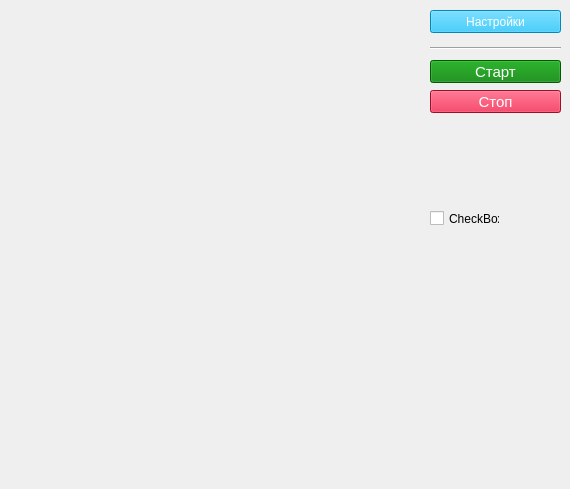
<?xml version="1.0" encoding="UTF-8"?>
<ui version="4.0">
 <class>MainWindow</class>
 <widget class="QMainWindow" name="MainWindow">
  <property name="geometry">
   <rect>
    <x>0</x>
    <y>0</y>
    <width>570</width>
    <height>489</height>
   </rect>
  </property>
  <property name="windowTitle">
   <string>Protein Folding</string>
  </property>
  <widget class="QWidget" name="centralwidget">
   <widget class="QPushButton" name="settingsButton">
    <property name="geometry">
     <rect>
      <x>430</x>
      <y>10</y>
      <width>131</width>
      <height>23</height>
     </rect>
    </property>
    <property name="styleSheet">
     <string notr="true">color:white;background-color:#00BFFF;font-size:12px</string>
    </property>
    <property name="text">
     <string>Настройки</string>
    </property>
   </widget>
   <widget class="Line" name="line">
    <property name="geometry">
     <rect>
      <x>430</x>
      <y>40</y>
      <width>131</width>
      <height>16</height>
     </rect>
    </property>
    <property name="orientation">
     <enum>Qt::Horizontal</enum>
    </property>
   </widget>
   <widget class="QPushButton" name="startButton">
    <property name="geometry">
     <rect>
      <x>430</x>
      <y>60</y>
      <width>131</width>
      <height>23</height>
     </rect>
    </property>
    <property name="styleSheet">
     <string notr="true">color:white;background-color:green;font-size:15px</string>
    </property>
    <property name="text">
     <string>Старт</string>
    </property>
   </widget>
   <widget class="QPushButton" name="stopButton">
    <property name="geometry">
     <rect>
      <x>430</x>
      <y>90</y>
      <width>131</width>
      <height>23</height>
     </rect>
    </property>
    <property name="styleSheet">
     <string notr="true">color:white;background-color:#DC143C;font-size:15px</string>
    </property>
    <property name="text">
     <string>Стоп</string>
    </property>
   </widget>
   <widget class="QWidget" name="widget" native="true">
    <property name="geometry">
     <rect>
      <x>0</x>
      <y>0</y>
      <width>421</width>
      <height>491</height>
     </rect>
    </property>
   </widget>
   <widget class="QLabel" name="error">
    <property name="geometry">
     <rect>
      <x>430</x>
      <y>120</y>
      <width>47</width>
      <height>13</height>
     </rect>
    </property>
    <property name="text">
     <string/>
    </property>
   </widget>
   <widget class="QLabel" name="countConvolution">
    <property name="geometry">
     <rect>
      <x>430</x>
      <y>140</y>
      <width>47</width>
      <height>13</height>
     </rect>
    </property>
    <property name="text">
     <string/>
    </property>
   </widget>
   <widget class="QLabel" name="rating">
    <property name="geometry">
     <rect>
      <x>430</x>
      <y>160</y>
      <width>47</width>
      <height>13</height>
     </rect>
    </property>
    <property name="text">
     <string/>
    </property>
    <property name="scaledContents">
     <bool>true</bool>
    </property>
   </widget>
   <widget class="QLabel" name="bestTime">
    <property name="geometry">
     <rect>
      <x>430</x>
      <y>180</y>
      <width>47</width>
      <height>13</height>
     </rect>
    </property>
    <property name="text">
     <string/>
    </property>
    <property name="scaledContents">
     <bool>true</bool>
    </property>
   </widget>
   <widget class="QCheckBox" name="onlyBetter">
    <property name="geometry">
     <rect>
      <x>430</x>
      <y>210</y>
      <width>70</width>
      <height>17</height>
     </rect>
    </property>
    <property name="text">
     <string>CheckBox</string>
    </property>
   </widget>
  </widget>
 </widget>
 <resources/>
 <connections/>
</ui>
